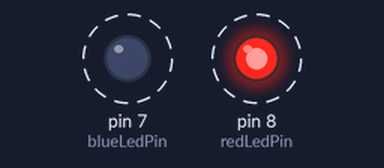
Bench run of a sketch on a simulated Arduino Uno, built with avr-gcc and run on an emulated ATmega328P. On the bench: output pins drawn as LEDs (lit = HIGH). Dashed ring = blinking.

Above: at 0.5 s.
Timing chart, 0 to 4.6 s (numbered marks = the images above):
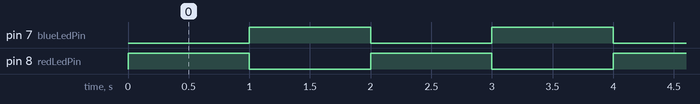

Measured:
- by itself, pin 7 (blueLedPin), pin 8 (redLedPin): alternates HIGH for 1.0 s and LOW for 1.0 s

The sketch:

uno-r3-ctc.ino
```cpp
#include <avr/interrupt.h>

const byte redLedPin = 8;
const byte blueLedPin = 7;
volatile bool timerTick = false; // this is the timer interrupt flag
bool redIsOn = false;

ISR(TIMER1_COMPA_vect) {
  timerTick = true;
}

void setup() {
  pinMode(redLedPin, OUTPUT);
  pinMode(blueLedPin, OUTPUT);
  digitalWrite(redLedPin, LOW);
  digitalWrite(blueLedPin, LOW);

  noInterrupts();
  TCCR1A = 0;
  TCCR1B = 0;
  TCNT1 = 0;
  OCR1A = 15624;
  TCCR1B |= (1 << WGM12);
  TCCR1B |= (1 << CS12) | (1 << CS10);
  TIMSK1 |= (1 << OCIE1A);
  interrupts();
}

void loop() {
  if (timerTick) {
    noInterrupts();
    timerTick = false;
    interrupts();

    redIsOn = !redIsOn;
    digitalWrite(redLedPin, redIsOn ? HIGH : LOW);
    digitalWrite(blueLedPin, redIsOn ? LOW : HIGH);
  }
}
```
